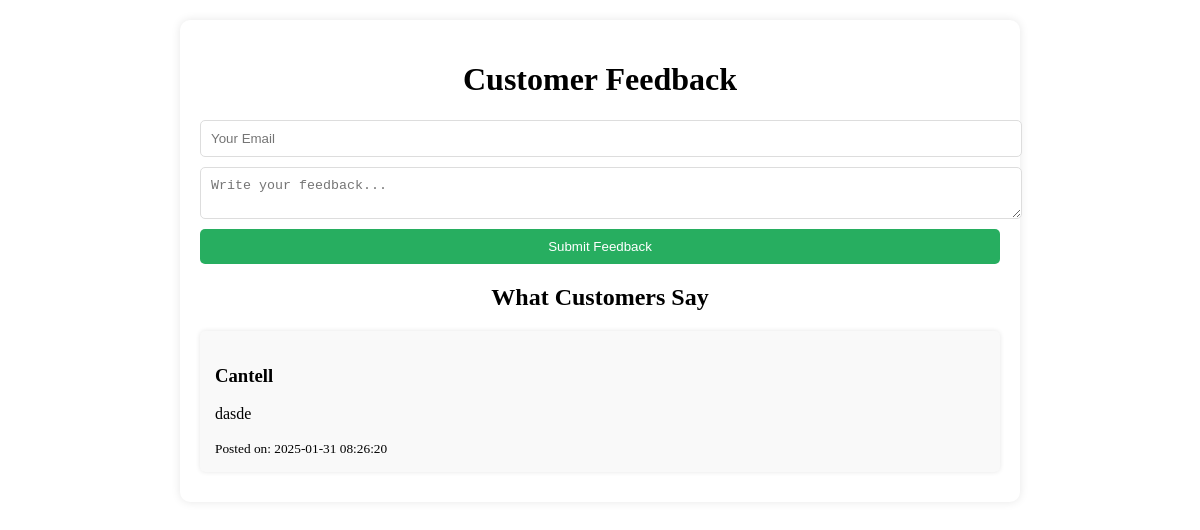
/user/feedback.php (signed in), run on the app's committed database.
### tables this page shows
CREATE TABLE IF NOT EXISTS `feedback` (
  `id` int NOT NULL AUTO_INCREMENT,
  `user_id` int NOT NULL,
  `name` varchar(100) NOT NULL,
  `email` varchar(100) NOT NULL,
  `message` text NOT NULL,
  `created_at` timestamp NULL DEFAULT CURRENT_TIMESTAMP,
  PRIMARY KEY (`id`),
  KEY `user_id` (`user_id`)
);

### user/feedback.php (the view, shortened to what this page needs)
<?php
include 'includes/../../db.php';
?>
<!DOCTYPE html>
<html lang="en">
<head>
    <link rel="stylesheet" href="user/feedback.css">
</head>
<body>
    <div class="container">
        <h1>Customer Feedback</h1>
        <form action="./user/feedback.php" method="POST">
            <input type="email" name="email" placeholder="Your Email" required>
            <textarea name="message" placeholder="Write your feedback..." required></textarea>
            <button type="submit">Submit Feedback</button>
        </form>
        <h2>What Customers Say</h2>
        <div class="feedback-list">
            <?php
            $sql = "SELECT * FROM feedback ORDER BY created_at DESC";
            $result = $conn->query($sql);
            while ($row = $result->fetch_assoc()) {
                echo "<div class='feedback-card'>
                        <h3>" . htmlspecialchars($row['name']) . "</h3>
                        <p>" . htmlspecialchars($row['message']) . "</p>
                        <small>Posted on: " . $row['created_at'] . "</small>
                      </div>";
            }
            ?>
        </div>
    </div>
</body>
</html>

### user/feedback.css (style rules this page uses)
.container { max-width: 800px; margin: 20px auto; padding: 20px; background: white; border-radius: 10px; box-shadow: 0px 0px 10px rgba(0, 0, 0, 0.1); }
h1, h2 { text-align: center; }
form { display: flex; flex-direction: column; gap: 10px; }
input, textarea { width: 100%; padding: 10px; border: 1px solid #ddd; border-radius: 5px; }
button { background: #27ae60; color: white; padding: 10px; border: none; border-radius: 5px; cursor: pointer; }
.feedback-list { margin-top: 20px; }
.feedback-card { background: #f9f9f9; padding: 15px; border-radius: 5px; margin-bottom: 10px; box-shadow: 0px 0px 5px rgba(0, 0, 0, 0.1); }

### data on the page
feedback: name "Cantell", message "dasde", created_at "2025-01-31 08:26:20"
